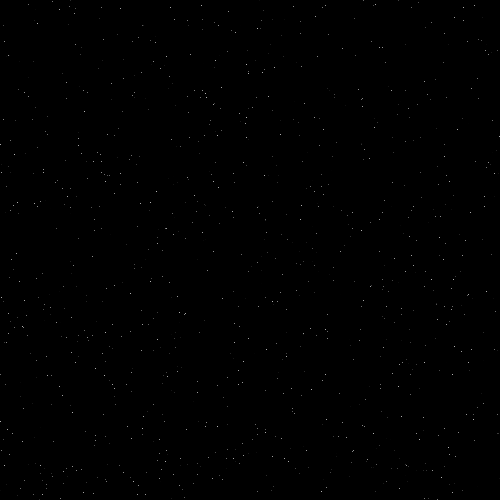
Frame 1 (no input)
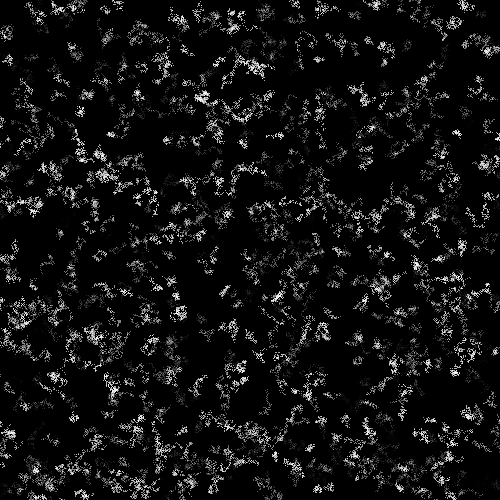
Frame 60 (the mouse pressed at the canvas centre just before this capture)
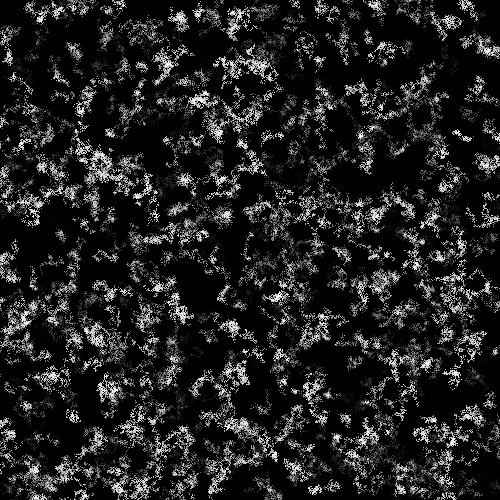
Frame 120 (the mouse held since frame 60 and released just before this capture)

The Processing sketch that drew these frames (run headless with seeded random() and noise(); from frame 60 on, the mouse is pressed at the canvas centre):

// Processing sketch: processing_94242
// ── processing_94242.pde

// Snow Pattern

snow[] flake = new snow[1000];                            // Declare array of snow flakes

void setup() {                                            // Setup canvas and create 1000 flakes using for loop
 size(500,500);
 background(0);
 for (int i=0; i<1000; i++) {
     flake[i] = new snow(); 
 }
}

void draw() {                                             // Execute draw function of each flake
    for (int i=0; i<1000; i++) {
     flake[i].drawSnow(); 
    }
}

class snow {                                              // Snow class
    PVector pos;                                          // Position (x,y)
    PVector speed;                                        // Speed (x,y)
    float bright;                                         // Alpha

snow() {
    pos = new PVector(random(500),random(500));           // Construct flake with random parameters
    speed = new PVector(random(-2,2), random(-2,2));
    bright = random(255);
}

void drawSnow() {                                         // Draw flake
    stroke(255,255,255,bright);                           // Set the alpha of the point
    point(pos.x, pos.y);                                  // Draw the actual flake!
    pos.add(speed);                                       // Add the speed vector
    speed.x = random(-2,2);                               // Randomize x speed again
    speed.y = random(-2,2);                               // Randomize y speed again
}

}
